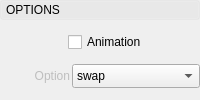
    <widget class="QFrame" name="optionsToggleBox">
     <property name="styleSheet">
      <string notr="true"/>
     </property>
     <property name="frameShape">
      <enum>QFrame::NoFrame</enum>
     </property>
     <property name="frameShadow">
      <enum>QFrame::Raised</enum>
     </property>
     <layout class="QVBoxLayout" name="verticalLayout_10">
      <property name="spacing">
       <number>0</number>
      </property>
      <property name="margin">
       <number>0</number>
      </property>
      <item>
       <widget class="QFrame" name="optionsToggleBoxHeading">
        <property name="styleSheet">
         <string notr="true"/>
        </property>
        <property name="frameShape">
         <enum>QFrame::NoFrame</enum>
        </property>
        <property name="frameShadow">
         <enum>QFrame::Raised</enum>
        </property>
        <layout class="QVBoxLayout" name="verticalLayout_11">
         <property name="spacing">
          <number>0</number>
         </property>
         <property name="margin">
          <number>0</number>
         </property>
         <item>
          <widget class="QPushButton" name="optionsToggleBoxButton">
           <property name="minimumSize">
            <size>
             <width>0</width>
             <height>20</height>
            </size>
           </property>
           <property name="styleSheet">
            <string notr="true">
QPushButton {
	Text-align: left;
	padding-left: 5px;
}

QPushButton:Checked {
	background-color: rgb(255,255,255,25);
}

QPushButton:!Checked {
	background-color: rgb(255,255,255,10);
}</string>
           </property>
           <property name="text">
            <string>OPTIONS</string>
           </property>
           <property name="checkable">
            <bool>true</bool>
           </property>
           <property name="checked">
            <bool>true</bool>
           </property>
           <property name="flat">
            <bool>true</bool>
           </property>
          </widget>
         </item>
        </layout>
       </widget>
      </item>
      <item>
       <widget class="QFrame" name="optionsToggleBoxFrame">
        <property name="sizePolicy">
         <sizepolicy hsizetype="Preferred" vsizetype="Expanding">
          <horstretch>0</horstretch>
          <verstretch>0</verstretch>
         </sizepolicy>
        </property>
        <property name="styleSheet">
         <string notr="true"/>
        </property>
        <property name="frameShape">
         <enum>QFrame::NoFrame</enum>
        </property>
        <property name="frameShadow">
         <enum>QFrame::Raised</enum>
        </property>
        <layout class="QVBoxLayout" name="verticalLayout_12">
         <property name="spacing">
          <number>3</number>
         </property>
         <property name="leftMargin">
          <number>0</number>
         </property>
         <property name="topMargin">
          <number>3</number>
         </property>
         <property name="rightMargin">
          <number>0</number>
         </property>
         <property name="bottomMargin">
          <number>3</number>
         </property>
         <item>
          <layout class="QHBoxLayout" name="horizontalLayout_19">
           <property name="spacing">
            <number>2</number>
           </property>
           <property name="leftMargin">
            <number>0</number>
           </property>
           <property name="topMargin">
            <number>0</number>
           </property>
           <item>
            <widget class="QLabel" name="label_20">
             <property name="sizePolicy">
              <sizepolicy hsizetype="Preferred" vsizetype="Preferred">
               <horstretch>2</horstretch>
               <verstretch>0</verstretch>
              </sizepolicy>
             </property>
             <property name="minimumSize">
              <size>
               <width>40</width>
               <height>0</height>
              </size>
             </property>
             <property name="maximumSize">
              <size>
               <width>16777215</width>
               <height>16777215</height>
              </size>
             </property>
             <property name="layoutDirection">
              <enum>Qt::LeftToRight</enum>
             </property>
             <property name="text">
              <string/>
             </property>
             <property name="alignment">
              <set>Qt::AlignRight|Qt::AlignTrailing|Qt::AlignVCenter</set>
             </property>
            </widget>
           </item>
           <item>
            <widget class="QCheckBox" name="mirrorAnimationCheckBox">
             <property name="sizePolicy">
              <sizepolicy hsizetype="Minimum" vsizetype="Fixed">
               <horstretch>4</horstretch>
               <verstretch>0</verstretch>
              </sizepolicy>
             </property>
             <property name="minimumSize">
              <size>
               <width>100</width>
               <height>0</height>
              </size>
             </property>
             <property name="text">
              <string>Animation</string>
             </property>
            </widget>
           </item>
          </layout>
         </item>
         <item>
          <layout class="QHBoxLayout" name="horizontalLayout_16">
           <property name="spacing">
            <number>2</number>
           </property>
           <property name="topMargin">
            <number>0</number>
           </property>
           <item>
            <widget class="QLabel" name="label_12">
             <property name="enabled">
              <bool>false</bool>
             </property>
             <property name="sizePolicy">
              <sizepolicy hsizetype="Preferred" vsizetype="Preferred">
               <horstretch>2</horstretch>
               <verstretch>0</verstretch>
              </sizepolicy>
             </property>
             <property name="minimumSize">
              <size>
               <width>70</width>
               <height>0</height>
              </size>
             </property>
             <property name="maximumSize">
              <size>
               <width>16777215</width>
               <height>16777215</height>
              </size>
             </property>
             <property name="text">
              <string>Option</string>
             </property>
             <property name="alignment">
              <set>Qt::AlignRight|Qt::AlignTrailing|Qt::AlignVCenter</set>
             </property>
            </widget>
           </item>
           <item>
            <widget class="QComboBox" name="mirrorOptionComboBox">
             <property name="sizePolicy">
              <sizepolicy hsizetype="Preferred" vsizetype="Fixed">
               <horstretch>4</horstretch>
               <verstretch>0</verstretch>
              </sizepolicy>
             </property>
             <property name="minimumSize">
              <size>
               <width>0</width>
               <height>24</height>
              </size>
             </property>
             <property name="maximumSize">
              <size>
               <width>16777215</width>
               <height>16777215</height>
              </size>
             </property>
             <item>
              <property name="text">
               <string>swap</string>
              </property>
             </item>
             <item>
              <property name="text">
               <string>left to right</string>
              </property>
             </item>
             <item>
              <property name="text">
               <string>right to left</string>
              </property>
             </item>
            </widget>
           </item>
          </layout>
         </item>
        </layout>
       </widget>
      </item>
     </layout>
    </widget>
